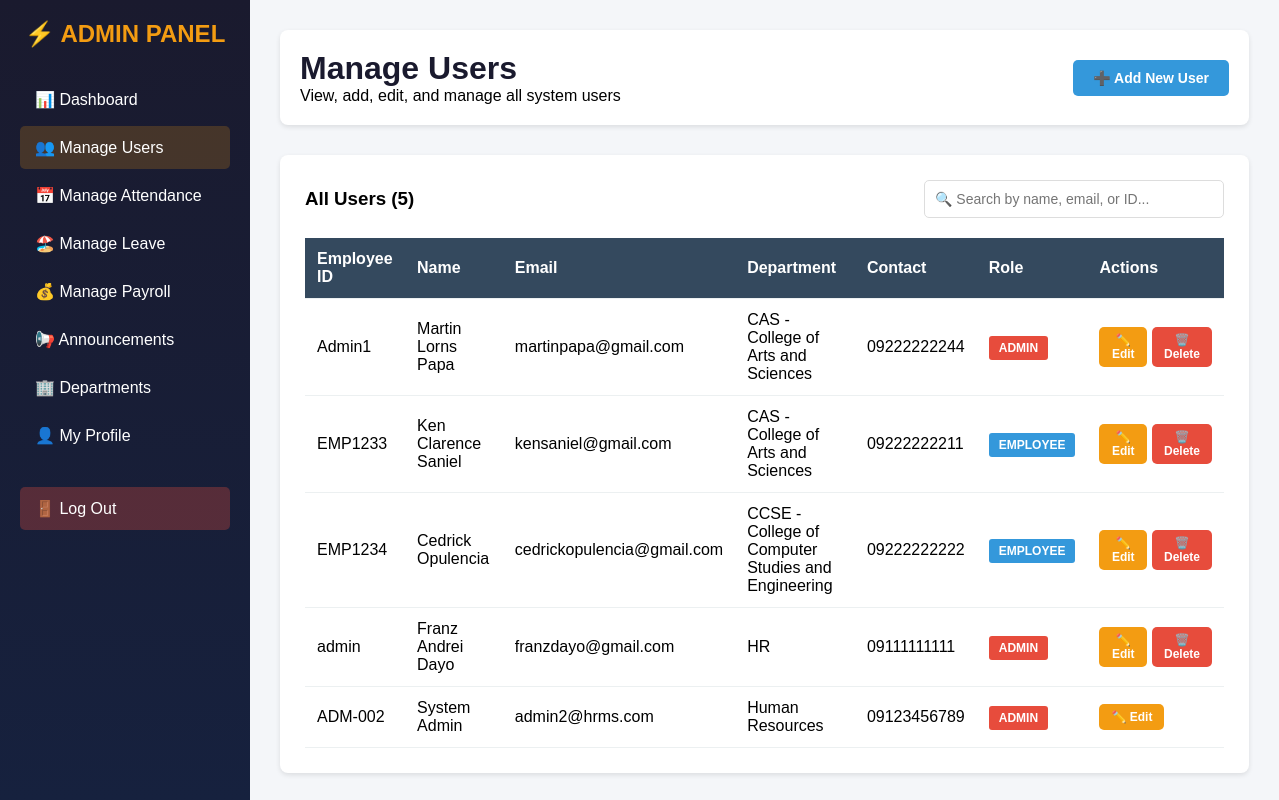
The page /hrms/public/admin_users.php (signed in) on the database its author committed.
### tables this page shows
CREATE TABLE `users` (
  `id` int(11) NOT NULL,
  `employee_id` varchar(50) DEFAULT NULL,
  `first_name` varchar(100) DEFAULT NULL,
  `last_name` varchar(100) DEFAULT NULL,
  `email` varchar(150) DEFAULT NULL,
  `contact_number` varchar(50) DEFAULT NULL,
  `password` varchar(255) DEFAULT NULL,
  `department` varchar(100) DEFAULT NULL,
  `role` enum('admin','employee') NOT NULL DEFAULT 'employee',
  `profile_picture` varchar(255) DEFAULT NULL,
  `created_at` timestamp NOT NULL DEFAULT current_timestamp()
);

### hrms/public/admin_users.php (the view, shortened to what this page needs)
<?php
include("../includes/db_connect.php");
$user_id = $_SESSION['user_id'];
$users_query = "SELECT * FROM users ORDER BY created_at DESC";
$users = $conn->query($users_query);
?>
<!DOCTYPE html>
<html lang="en">
<head>
</head>
<body>
<div class="container">
    <div class="sidebar">
        <h2>⚡ ADMIN PANEL</h2>
        <a href="admin_dashboard.php">📊 Dashboard</a>
        <a href="admin_users.php" class="active">👥 Manage Users</a>
        <a href="admin_attendance.php">📅 Manage Attendance</a>
        <a href="admin_leave.php">🏖️ Manage Leave</a>
        <a href="admin_payroll.php">💰 Manage Payroll</a>
        <a href="admin_announcements.php">📢 Announcements</a>
        <a href="admin_departments.php">🏢 Departments</a>
        <a href="admin_profile.php">👤 My Profile</a>
        <a href="logout.php" class="logout">🚪 Log Out</a>
    </div>
    <div class="main">
        <div class="header">
            <div>
                <h1>Manage Users</h1>
                <p>View, add, edit, and manage all system users</p>
            </div>
            <button class="btn btn-primary" onclick="document.getElementById('addUserModal').style.display='block'">
                ➕ Add New User
            </button>
        </div>
        <div class="card">
            <div style="display: flex; justify-content: space-between; align-items: center; margin-bottom: 20px;">
                <h3>All Users (<?php echo $users->num_rows; ?>)</h3>
                <input type="text" id="searchInput" class="search-box" placeholder="🔍 Search by name, email, or ID..." onkeyup="searchTable()">
            </div>
            <table id="usersTable">
                <thead>
                    <tr>
                        <th>Employee ID</th>
                        <th>Name</th>
                        <th>Email</th>
                        <th>Department</th>
                        <th>Contact</th>
                        <th>Role</th>
                        <th>Actions</th>
                    </tr>
                </thead>
                <tbody>
                    <?php if($users->num_rows > 0): ?>
                        <?php while($user = $users->fetch_assoc()): ?>
                            <tr>
                                <td><?php echo htmlspecialchars($user['employee_id']); ?></td>
                                <td><?php echo htmlspecialchars($user['first_name'] . ' ' . $user['last_name']); ?></td>
                                <td><?php echo htmlspecialchars($user['email']); ?></td>
                                <td><?php echo htmlspecialchars($user['department']); ?></td>
                                <td><?php echo htmlspecialchars($user['contact_number']); ?></td>
                                <td>
                                    <span class="role-badge role-<?php echo $user['role']; ?>">
                                        <?php echo strtoupper($user['role']); ?>
                                    </span>
                                </td>
                                <td>
                                    <div class="action-buttons">
                                        <button class="btn btn-warning btn-sm" onclick="editUser(<?php echo $user['id']; ?>)">✏️ Edit</button>
                                        <?php if($user['id'] != $user_id): ?>
                                            <button class="btn btn-danger btn-sm" onclick="confirmDelete(<?php echo $user['id']; ?>, '<?php echo htmlspecialchars($user['first_name'] . ' ' . $user['last_name']); ?>')">🗑️ Delete</button>
                                        <?php endif; ?>
                                    </div>
                                </td>
                            </tr>
                        <?php endwhile; ?>
                    <?php else: ?>
                        <tr><td colspan="7" style="text-align: center; color: #999;">No users found</td></tr>
                    <?php endif; ?>
                </tbody>
            </table>
        </div>
    </div>
</div>
</body>
</html>

### hrms/public/admin_users.php (style rules this page uses)
* { margin: 0; padding: 0; box-sizing: border-box; }
body { font-family: Arial, sans-serif; background: #f4f6f9; }
.container { display: flex; min-height: 100vh; }
.sidebar { width: 250px; background: linear-gradient(to bottom, #1a1a2e, #16213e); color: white; padding: 20px; position: fixed; height: 100vh; overflow-y: auto; }
.sidebar h2 { margin-bottom: 30px; text-align: center; color: #f39c12; }
.sidebar a { display: block; padding: 12px 15px; color: white; text-decoration: none; margin-bottom: 5px; border-radius: 5px; transition: 0.2s; }
.sidebar a:hover, .sidebar a.active { background: rgba(243, 156, 18, 0.2); }
.sidebar .logout { margin-top: 30px; background: rgba(231, 76, 60, 0.3); }
.main { flex: 1; margin-left: 250px; padding: 30px; }
.header { display: flex; justify-content: space-between; align-items: center; margin-bottom: 30px; background: white; padding: 20px; border-radius: 8px; box-shadow: 0 2px 5px rgba(0,0,0,0.1); }
.header h1 { color: #1a1a2e; }
.btn { padding: 10px 20px; border: none; border-radius: 5px; cursor: pointer; font-size: 14px; text-decoration: none; display: inline-block; font-weight: bold; }
.btn-primary { background: #3498db; color: white; }
.btn-danger { background: #e74c3c; color: white; }
.btn-warning { background: #f39c12; color: white; }
.btn-sm { padding: 6px 12px; font-size: 12px; }
.card { background: white; padding: 25px; border-radius: 8px; box-shadow: 0 2px 5px rgba(0,0,0,0.1); }
table { width: 100%; border-collapse: collapse; margin-top: 20px; }
th, td { padding: 12px; text-align: left; border-bottom: 1px solid #ecf0f1; }
th { background: #34495e; color: white; font-weight: bold; }
.role-badge { padding: 5px 10px; border-radius: 3px; font-size: 12px; font-weight: bold; }
.role-admin { background: #e74c3c; color: white; }
.role-employee { background: #3498db; color: white; }
.search-box { padding: 10px; border: 1px solid #ddd; border-radius: 5px; width: 300px; font-size: 14px; }
.action-buttons { display: flex; gap: 5px; }

### rows shown on the page
users: employee "Admin1", first_name+last_name "Martin Lorns Papa", email "martinpapa@gmail.com", department "CAS - College of Arts and Sciences", contact_number "09222222244", role "ADMIN"
users: employee "EMP1233", first_name+last_name "Ken Clarence Saniel", email "kensaniel@gmail.com", department "CAS - College of Arts and Sciences", contact_number "09222222211", role "EMPLOYEE"
users: employee "EMP1234", first_name+last_name "Cedrick Opulencia", email "cedrickopulencia@gmail.com", department "CCSE - College of Computer Studies and Engineering", contact_number "09222222222", role "EMPLOYEE"
users: employee "admin", first_name+last_name "Franz Andrei Dayo", email "franzdayo@gmail.com", department "HR", contact_number "09111111111", role "ADMIN"
users: employee "ADM-002", first_name+last_name "System Admin", email "admin2@hrms.com", department "Human Resources", contact_number "09123456789", role "ADMIN"

### other values the page prints
$users->num_rows "5"
